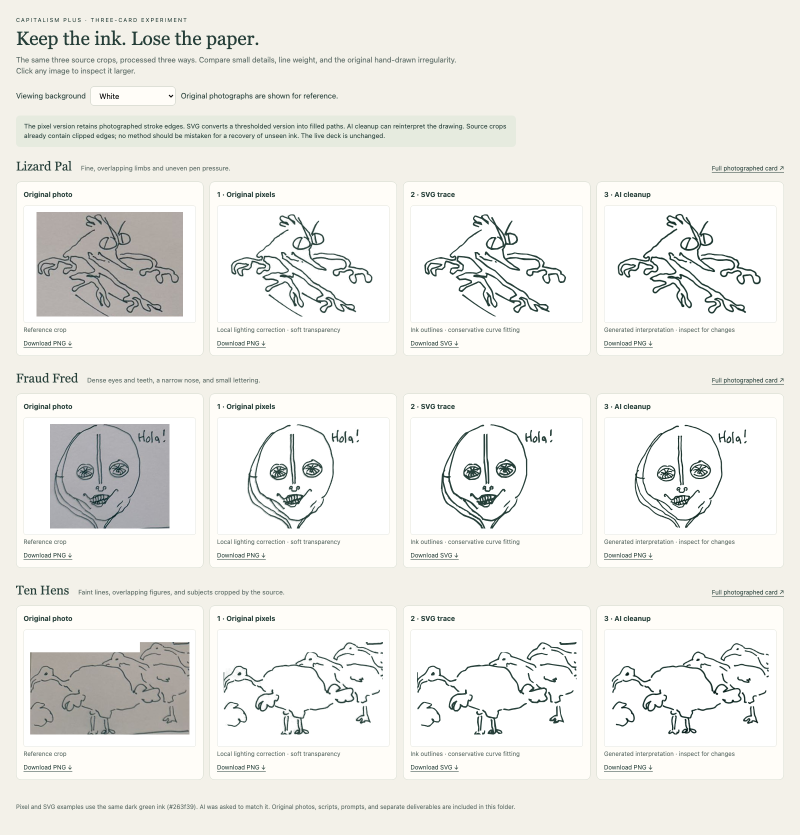
#> input picture art/capitalism-plus/extraction-study/comparison.png, 1600 x 1670 px, given in place of lizard-pal.png, which was not available (shown at 1/2 size)
$ python extract.py
#> lines starting #> are read from the running program, lines starting #| are printed output that depends on the picture; after the words box and inside, x2 and y2 are one past the last pixel; in counts of white or black regions, pixels touching at a corner belong together; pictures that were not available may be replaced by others from this repository, and a replacement may not be noted
"""Conservative pixel extraction for the three-method comparison.
Requires Pillow, numpy, opencv-python-headless. No generation or repainting.
"""
from pathlib import Path
import shutil
import cv2
import numpy as np
from PIL import Image

ROOT = Path(__file__).resolve().parent
INK = (38, 63, 57)
for slug in ['lizard-pal', 'fraud-fred', 'ten-hens']:
    source = ROOT.parent / 'illustrations' / f'{slug}.png'
    shutil.copy2(source, ROOT / f'{slug}-original.png')
    rgba = np.array(Image.open(source).convert('RGBA'))
    # Red channel gives strong contrast against the green pen; restore undefined
    # RGB in transparent crop corners to nearby paper intensity before filtering.
    channel = rgba[:, :, 0].copy()
    visible = rgba[:, :, 3] > 0
#> visible: shape (1670, 1600) bool; every value is 1
    channel[~visible] = int(np.median(channel[visible]))
    # Estimate locally lit paper without ink, then divide to flatten shadows.
    paper = cv2.morphologyEx(channel, cv2.MORPH_CLOSE, cv2.getStructuringElement(cv2.MORPH_ELLIPSE, (25, 25)))
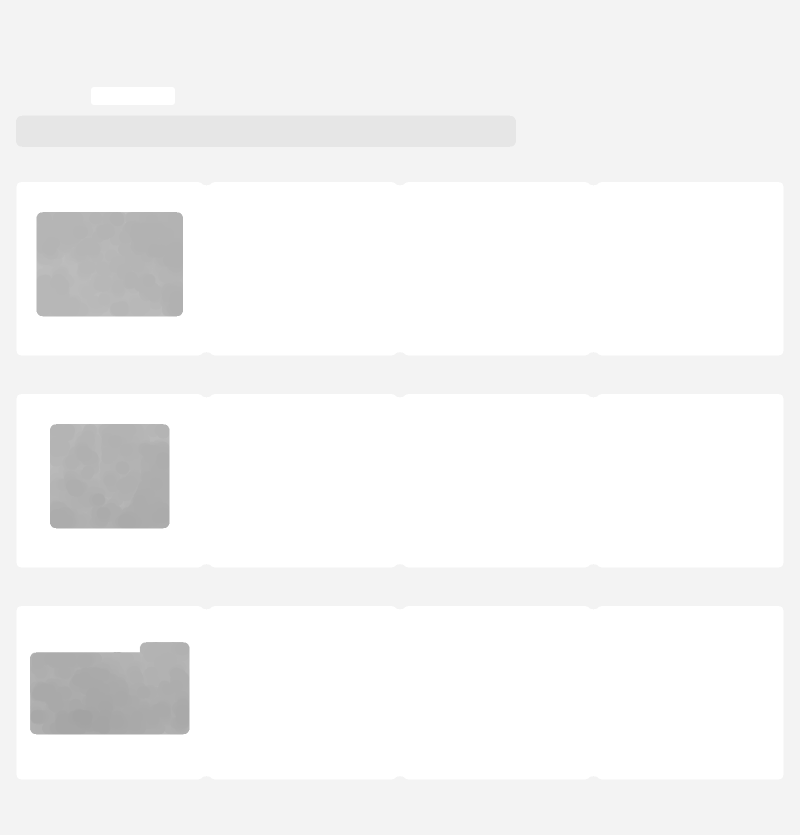
#> paper: shape (1670, 1600) (shown at 1/2 size); min 163, max 255, mean 245.1
    paper = cv2.GaussianBlur(paper.astype(np.float32), (0, 0), 8)
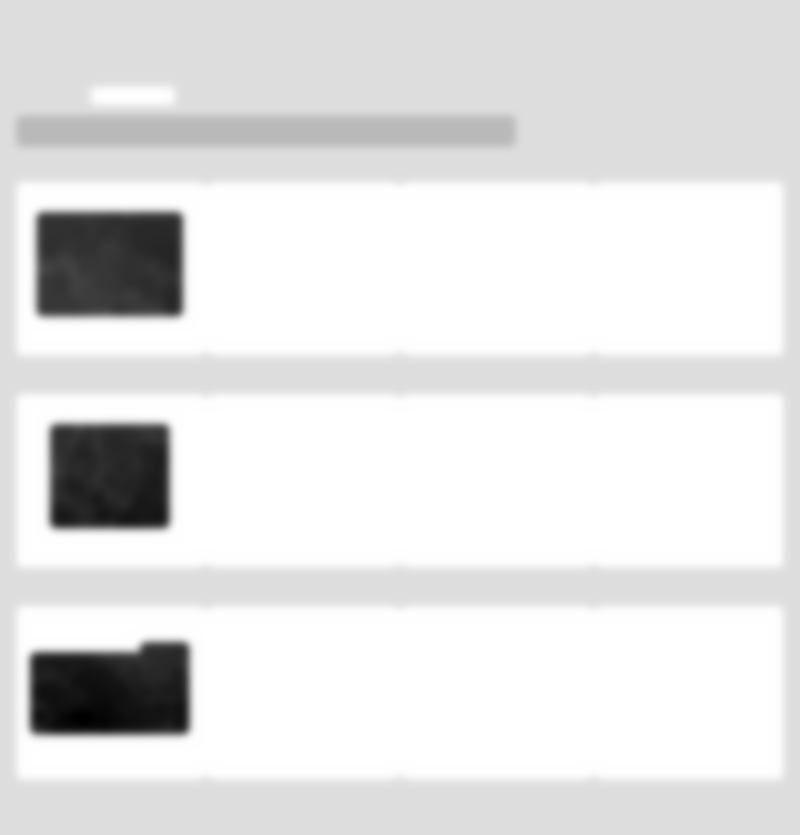
#> paper: shape (1670, 1600) float32 (shown at 1/2 size); min 163.2, max 255, mean 245.1; drawn with min black and max white
    contrast = np.maximum(0, (paper - channel) / np.maximum(paper, 1))
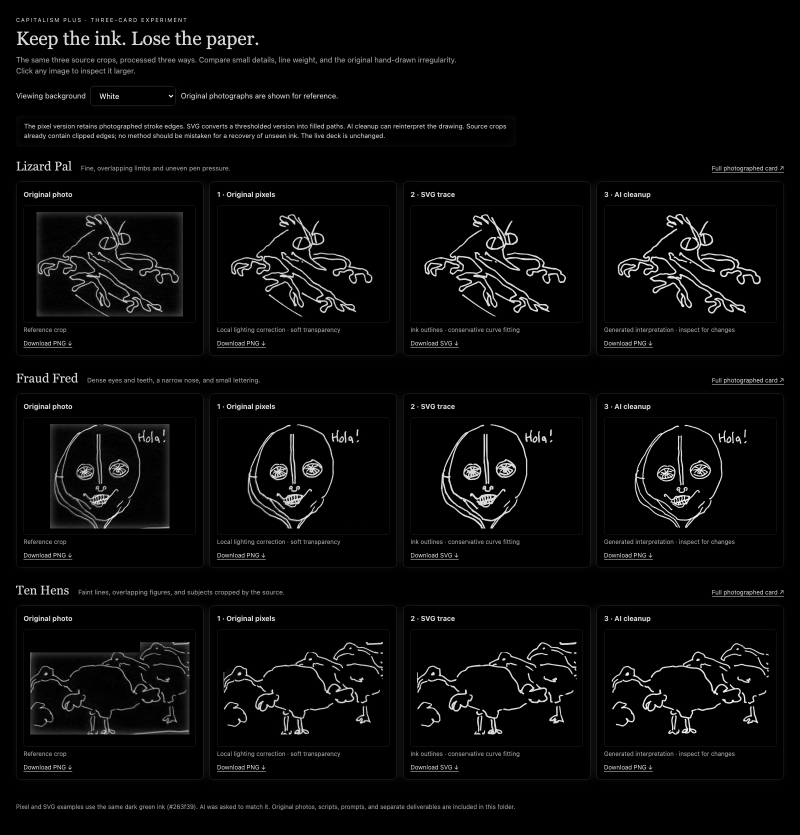
#> contrast: shape (1670, 1600) float32 (shown at 1/2 size); min 0, max 1, mean 0.0382
    black, span = {'lizard-pal': (.07, .42), 'fraud-fred': (.06, .42), 'ten-hens': (.05, .35)}[slug]
    alpha = np.clip((contrast - black) / span, 0, 1)
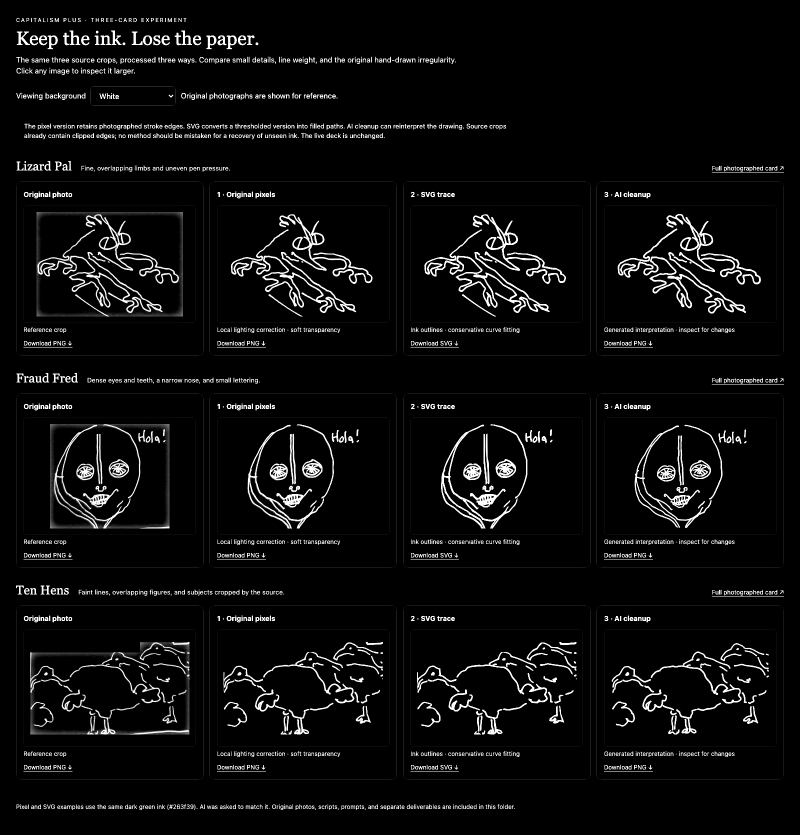
#> alpha: shape (1670, 1600) float32 (shown at 1/2 size); min 0, max 1, mean 0.0497
    alpha *= rgba[:, :, 3] / 255.0
    # Explicit mask of the printed divider along the bottom edge; no ink repair.
    h, w = alpha.shape
#> h = 1670; w = 1600
    if slug == 'fraud-fred':
        for x in range(int(w * .70), w):
            alpha[max(0, int(h - 2 - (x / w - .70) * 13)):, x] = 0
    if slug == 'ten-hens':
        alpha[:80, :4] = 0  # Photographed paper edge at upper left.
        for x in range(int(w * .49), w):
            alpha[max(0, int(h - (x / w - .49) * 33)):, x] = 0
    result = np.zeros_like(rgba)
    result[:, :, :3] = INK
    result[:, :, 3] = np.round(alpha * 255).astype(np.uint8)
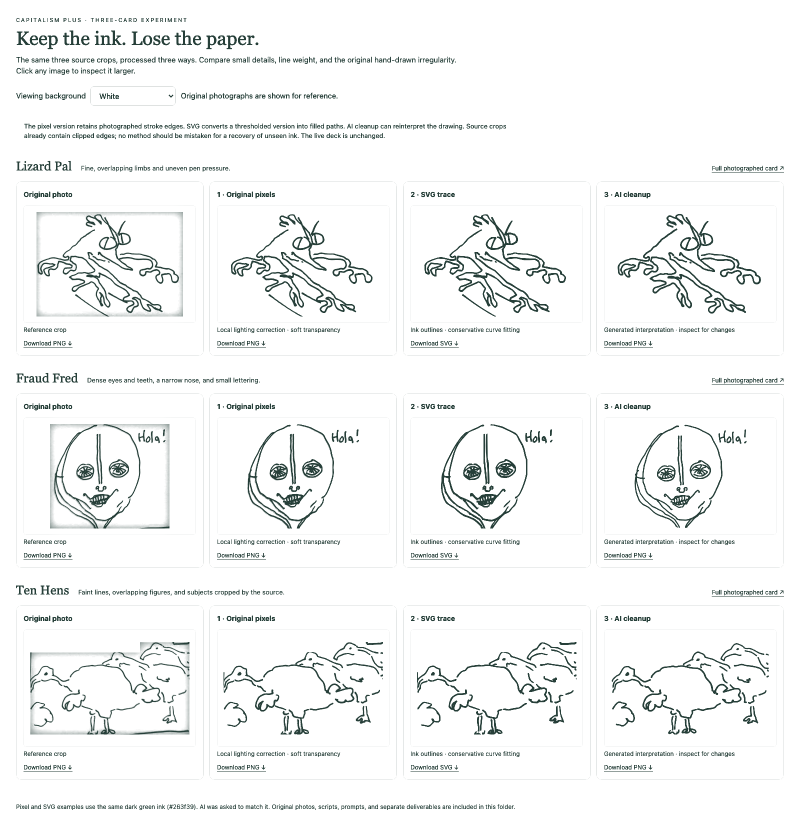
#> result: shape (1670, 1600, 4) (shown at 1/2 size); mean of channels 0, 1, 2, 3 38, 63, 57, 12.7; transparent parts drawn white
    Image.fromarray(result).save(ROOT / f'{slug}-pixels.png')
    # The SVG traces this same mask, using a fixed cutoff and no speck filtering.
    binary = np.where(alpha >= .30, 0, 255).astype(np.uint8)
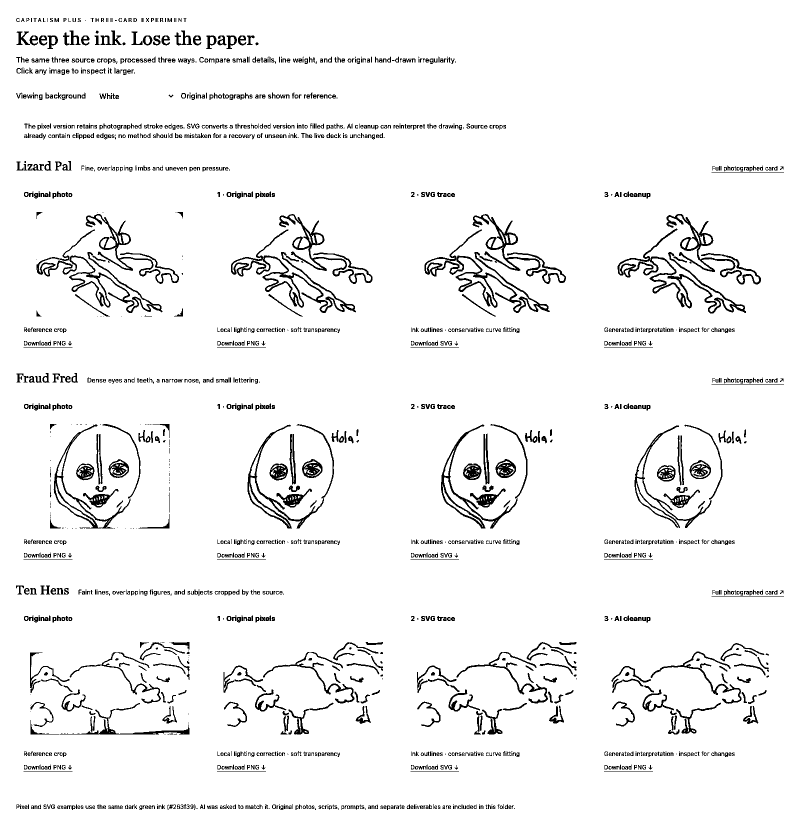
#> binary: shape (1670, 1600) (shown at 1/2 size); 94.8% white; 1810 black regions (488 under 20 px), largest, box (x1, y1, x2, y2) and area: (1235, 457, 1492, 627) 4817, (849, 459, 1100, 626) 4707, (462, 459, 712, 626) 4701
    Image.fromarray(binary).save(ROOT / f'{slug}-trace-input.png')
    print(slug, 'size', (w, h), 'nontransparent pixels', int((alpha > 0).sum()))
#| lizard-pal size (1600, 1670) nontransparent pixels 219945
#> pass 2 of the loop `for slug in ['lizard-pal', 'fraud-fred', 'ten-hens']:`:
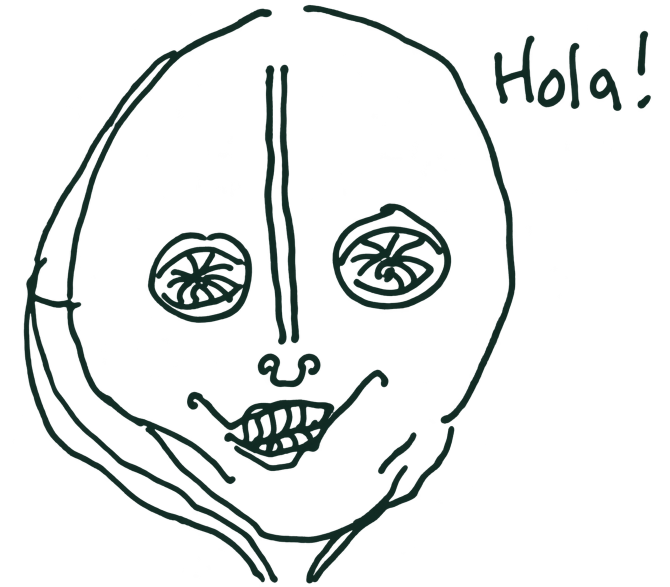
#> input picture art/capitalism-plus/extraction-study/fraud-fred-ai.png, 1340 x 1174 px, given in place of fraud-fred.png, which was not available (shown at 1/2 size)
#> rgba is the input picture: shape (1174, 1340, 4); mean R, G, B, A 1.6, 4.7, 3.9, 24.8
#> `visible = rgba[:, :, 3] > 0`:
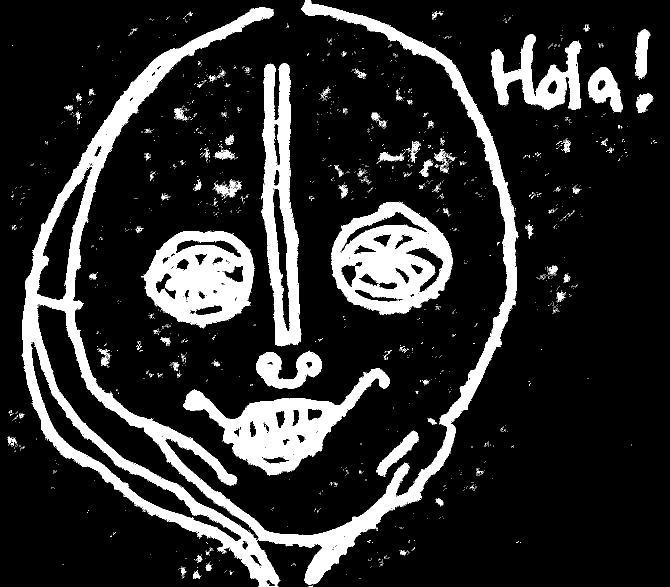
#> visible: shape (1174, 1340) bool (shown at 1/2 size); 15.5% white; 3214 white regions (3138 under 20 px), largest, box (x1, y1, x2, y2) and area: (43, 0, 1037, 1174) 106409, (663, 403, 905, 629) 29462, (366, 736, 780, 951) 25924
#> contrast: shape (1174, 1340) float32
#> result: shape (1174, 1340, 4)
#> `binary = np.where(alpha >= .30, 0, 255).astype(np.uint8)`:
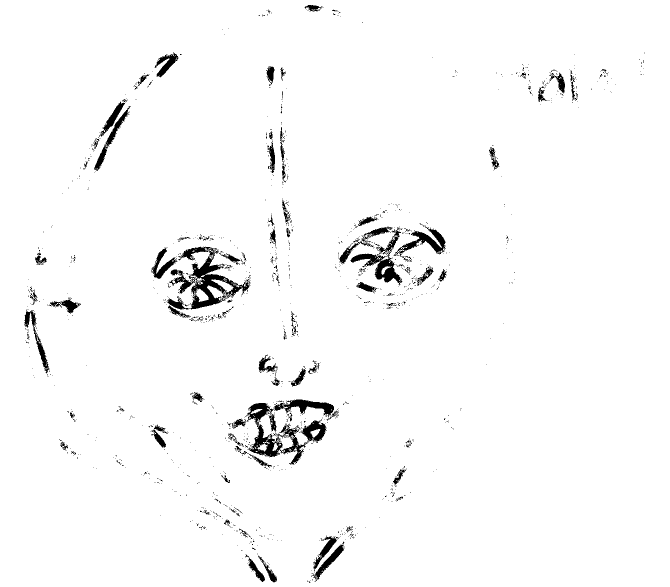
#> binary: shape (1174, 1340) (shown at 1/2 size); 97.3% white; 1279 black regions (1177 under 20 px), largest, box (x1, y1, x2, y2) and area: (334, 493, 501, 620) 6428, (489, 806, 616, 930) 4090, (701, 455, 804, 571) 2889
#| fraud-fred size (1340, 1174) nontransparent pixels 199915
